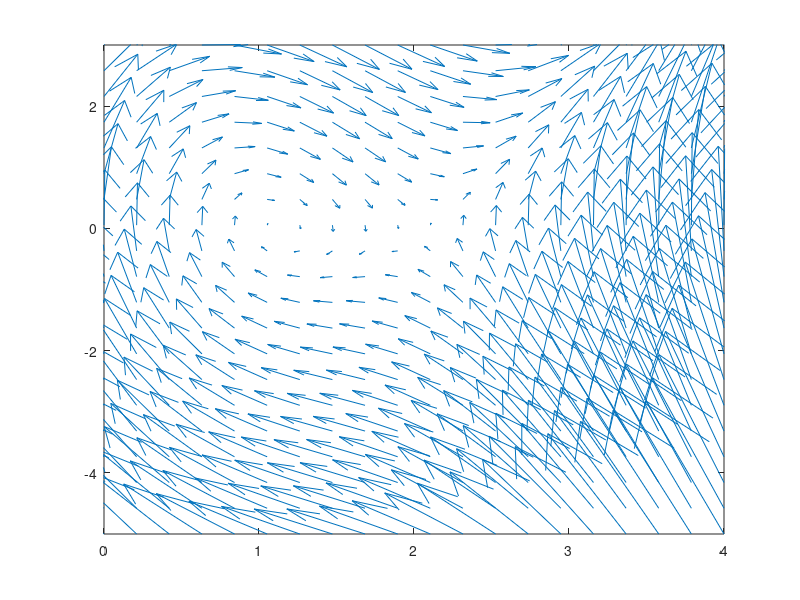

Source code (MATLAB):
x = linspace(0,4,20);
y = linspace(-5,3,20);
[x,y] = meshgrid(x,y);
u = y;
v = -10*sin(x) - y +9;
% contour(x,y,v)
quiver(x,y,u,v,5);
axis([0 4 -5 3])